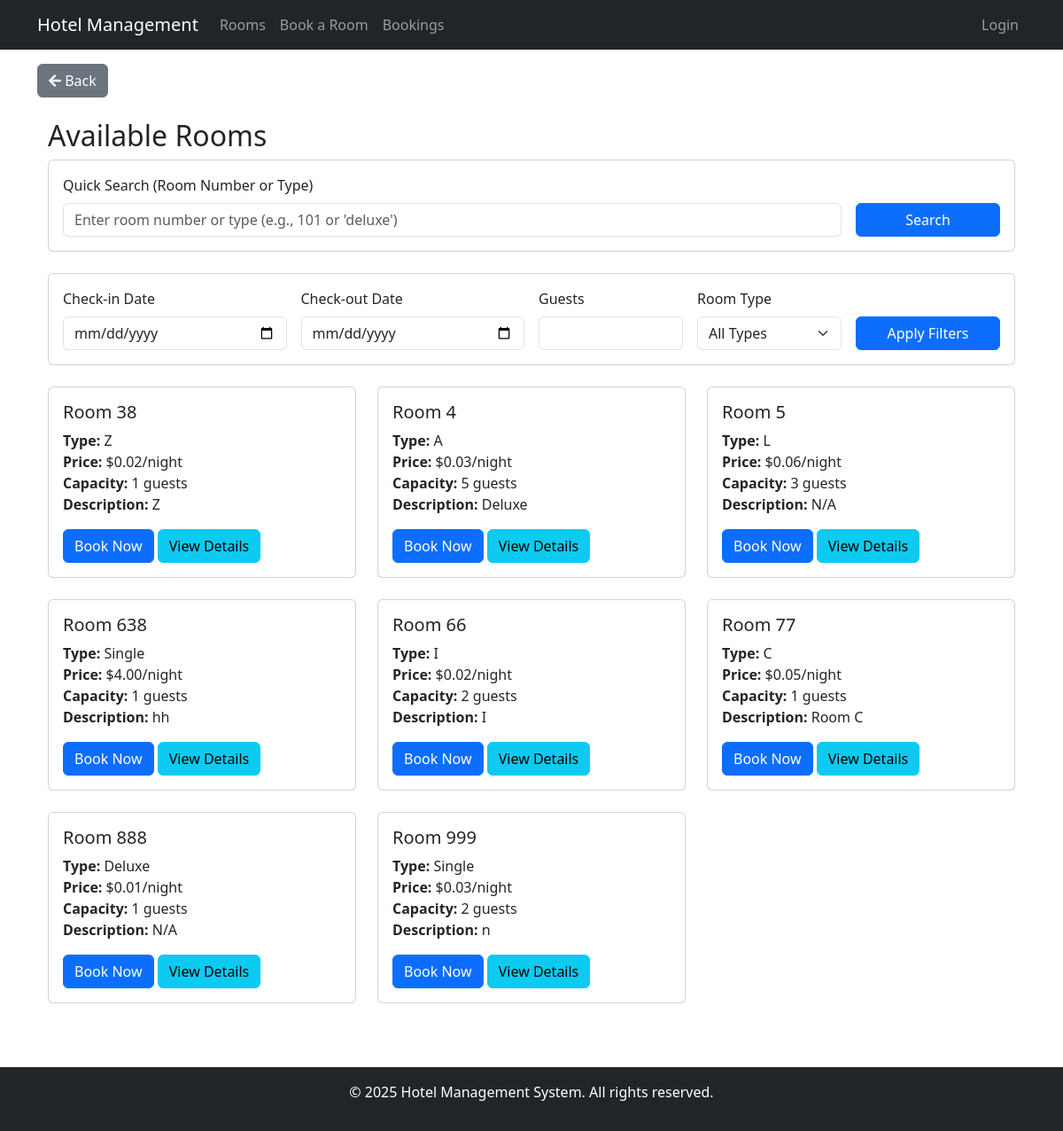
/rooms/, run on the app's committed database.
### hotel_app/models.py (models this page shows, shortened)
class Room(models.Model):
    ROOM_TYPES = [
        ('single', 'Single'),
        ('double', 'Double'),
        ('suite', 'Suite'),
        ('deluxe', 'Deluxe'),
    ]
    number = models.CharField(max_length=10, unique=True)
    room_type = models.CharField(max_length=50, choices=ROOM_TYPES)
    capacity = models.IntegerField()
    price = models.DecimalField(max_digits=10, decimal_places=2)
    description = models.TextField()
    is_available = models.BooleanField(default=True)
    class Meta:
        ordering = ['number']

### hotel_app/views.py (the view, shortened to what this page needs)
# urls.py: path('rooms/', views.room_list, name='room_list'),  # Room list view
def room_list(request):
    today = timezone.now().date()
    check_in = request.GET.get('check_in')
    check_out = request.GET.get('check_out')
    guests = request.GET.get('guests')
    room_type = request.GET.get('room_type')
    search_query = request.GET.get('search', '').strip()  # Add search query parameter
    rooms = Room.objects.all()
    if guests:
        try:
            rooms = rooms.filter(capacity__gte=int(guests))
        except ValueError:
            messages.error(request, "Invalid number of guests")
    if room_type:
        rooms = rooms.filter(room_type=room_type)
    context = {
        'rooms': rooms,
        'room_types': Room.ROOM_TYPES,
        'check_in': check_in,
        'check_out': check_out,
        'guests': guests,
        'room_type': room_type,
        'search_query': search_query,  # Add search query to context
        'today': today,  # Add today's date to context
    }
    return render(request, 'hotel_app/room_list.html', context)

### hotel_app/templates/hotel_app/room_list.html (shortened to what this page needs)
{% extends 'hotel_app/base.html' %}
{% block content %}
<div class="container mt-4">
    <h2>Available Rooms</h2>
    <div class="card mb-4">
        <div class="card-body">
            <form method="get" class="row g-3">
                <div class="col-md-10">
                    <label for="search" class="form-label">Quick Search (Room Number or Type)</label>
                    <input type="text" class="form-control" id="search" name="search"
                           value="{{ search_query }}" placeholder="Enter room number or type (e.g., 101 or 'deluxe')">
                </div>
                <div class="col-md-2 d-flex align-items-end">
                    <button type="submit" class="btn btn-primary w-100">Search</button>
                </div>
            </form>
        </div>
    </div>
    <div class="card mb-4">
        <div class="card-body">
            <form method="get" class="row g-3">
                <div class="col-md-3">
                    <label for="check_in" class="form-label">Check-in Date</label>
                    <input type="date" class="form-control" id="check_in" name="check_in"
                           value="{{ check_in|date:'Y-m-d' }}" min="{{ today|date:'Y-m-d' }}">
                </div>
                <div class="col-md-3">
                    <label for="check_out" class="form-label">Check-out Date</label>
                    <input type="date" class="form-control" id="check_out" name="check_out"
                           value="{{ check_out|date:'Y-m-d' }}" min="{{ today|date:'Y-m-d' }}">
                </div>
                <div class="col-md-2">
                    <label for="guests" class="form-label">Guests</label>
                    <input type="number" class="form-control" id="guests" name="guests"
                           value="{{ guests }}" min="1">
                </div>
                <div class="col-md-2">
                    <label for="room_type" class="form-label">Room Type</label>
                    <select class="form-select" id="room_type" name="room_type">
                        <option value="">All Types</option>
                    </select>
                </div>
                <div class="col-md-2 d-flex align-items-end">
                    <button type="submit" class="btn btn-primary w-100">Apply Filters</button>
                </div>
            </form>
        </div>
    </div>
    <div class="row">
        {% for room in rooms %}
        <div class="col-md-4 mb-4">
            <div class="card h-100">
                <div class="card-body">
                    <h5 class="card-title">Room {{ room.number }}</h5>
                    <p class="card-text">
                        <strong>Type:</strong> {{ room.get_room_type_display }}<br>
                        <strong>Price:</strong> ${{ room.price }}/night<br>
                        <strong>Capacity:</strong> {{ room.capacity }} guests<br>
                        <strong>Description:</strong> {{ room.description }}
                    </p>
                    {% if check_in and check_out %}
                        {% if room.is_available_for_dates %}
                            <a href="{% url 'booking_form' %}?room_id={{ room.id }}&check_in={{ check_in|date:'Y-m-d' }}&check_out={{ check_out|date:'Y-m-d' }}"
                               class="btn btn-primary">Book Now</a>
                        {% else %}
                            <button class="btn btn-secondary" disabled>Not Available</button>
                            <small class="d-block mt-2">Next available: {{ room.get_next_available_date|date }}</small>
                        {% endif %}
                    {% else %}
                        <a href="{% url 'booking_form' %}?room_id={{ room.id }}" class="btn btn-primary">Book Now</a>
                    {% endif %}
                    <a href="{% url 'room_detail' room.id %}" class="btn btn-info">View Details</a>
                </div>
            </div>
        </div>
        {% empty %}
        <div class="col">
            <div class="alert alert-info">
                No rooms available matching your criteria. Try different dates or filters.
            </div>
        </div>
        {% endfor %}
    </div>
</div>
{% endblock %}

### data on the page
Room: number "38", room_type "Z", price "0.02", capacity "1", description "Z"
Room: number "4", room_type "A", price "0.03", capacity "5", description "Deluxe"
Room: number "5", room_type "L", price "0.06", capacity "3", description "N/A"
Room: number "638", room_type "Single", price "4.00", capacity "1", description "hh"
Room: number "66", room_type "I", price "0.02", capacity "2", description "I"
Room: number "77", room_type "C", price "0.05", capacity "1", description "Room C"
Room: number "888", room_type "Deluxe", price "0.01", capacity "1", description "N/A"
Room: number "999", room_type "Single", price "0.03", capacity "2", description "n"
